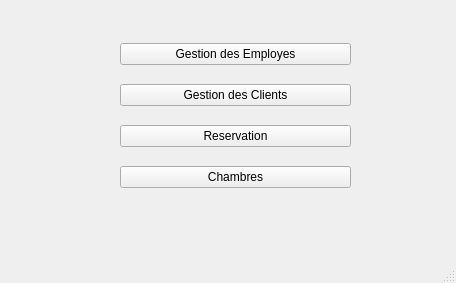
<?xml version="1.0" encoding="UTF-8"?>
<ui version="4.0">
 <class>PageAccueille</class>
 <widget class="QMainWindow" name="PageAccueille">
  <property name="geometry">
   <rect>
    <x>0</x>
    <y>0</y>
    <width>456</width>
    <height>283</height>
   </rect>
  </property>
  <property name="windowTitle">
   <string>MainWindow</string>
  </property>
  <widget class="QWidget" name="centralwidget">
   <widget class="QWidget" name="">
    <property name="geometry">
     <rect>
      <x>120</x>
      <y>30</y>
      <width>231</width>
      <height>171</height>
     </rect>
    </property>
    <layout class="QVBoxLayout" name="verticalLayout">
     <item>
      <widget class="QPushButton" name="pushButton">
       <property name="text">
        <string>Gestion des Employes</string>
       </property>
      </widget>
     </item>
     <item>
      <widget class="QPushButton" name="pushButton_3">
       <property name="text">
        <string>Gestion des Clients</string>
       </property>
      </widget>
     </item>
     <item>
      <widget class="QPushButton" name="pushButton_5">
       <property name="text">
        <string>Reservation</string>
       </property>
      </widget>
     </item>
     <item>
      <widget class="QPushButton" name="pushButton_6">
       <property name="text">
        <string>Chambres</string>
       </property>
      </widget>
     </item>
    </layout>
   </widget>
  </widget>
  <widget class="QMenuBar" name="menubar">
   <property name="geometry">
    <rect>
     <x>0</x>
     <y>0</y>
     <width>456</width>
     <height>21</height>
    </rect>
   </property>
  </widget>
  <widget class="QStatusBar" name="statusbar"/>
 </widget>
 <resources/>
 <connections/>
</ui>
